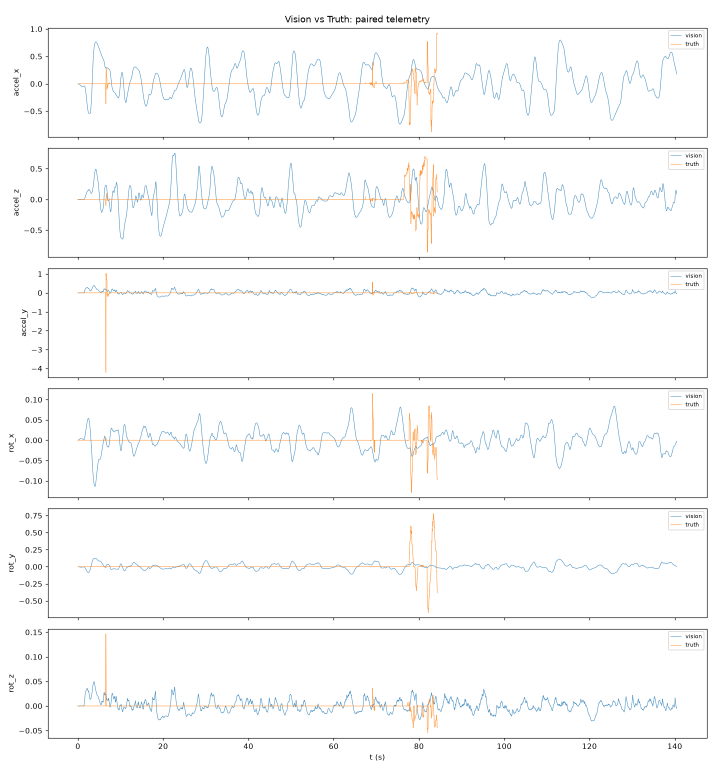
#> input picture G_chair_vision/paired_analysis.png, 1430 x 1540 px, given in place of the camera (shown at 1/2 size)
$ python benchmark.py
#> lines starting #> are read from the running program, lines starting #| are printed output that depends on the picture
### G_chair_vision/screen_telemetry.py
#!/usr/bin/env python3
"""
screen_telemetry.py — RK3566 视觉节点：游戏画面 → G_chair 25 浮点 UDP 遥测

设计要点（为什么不是"YOLO 框直接算加速度"）:
  赛车游戏镜头跟随车辆，车在画面里基本居中，车框位置/大小几乎不含加减速信息。
  真正能推算 ego-motion 的是【路面/背景光流】。YOLO(RKNN) 只做语义补充:
    - 判断是否在游戏画面（菜单/加载时抑制输出）
    - 检测前方车辆 → 距离突变产生冲击顿挫
  主链路: 光流 → 速度代理 → 差分得加速度代理 → 低通+洗出 → 6DOF → 25浮点UDP

  输出格式与 DCS_To_FlyPT_Mover.lua / G_chair_sim/udp_telemetry.py 完全一致，
  仿真端直接跑 sim_udp.py 即可，无需改动。

RK3566 部署:
  - 必须 INT8 模型 (yolov8n.rknn)，FP16 只有 3~5 FPS 不可用
  - 固定输入 320/640，后处理放 CPU
  - rknnlite 可选: 没装也能用纯光流模式跑

用法:
  # 本机自测（合成路面动画，不需要摄像头/RKNN）
  ./.venv/bin/python screen_telemetry.py --mock --ip 127.0.0.1 --duration 20

  # 板子没联网时: TCP server + 电脑 adb forward（见 README）
  python3 screen_telemetry.py --mock --transport tcp --port 4124 --hz 20

  # RK3566 实机（HDMI采集卡 /dev/video9，同网段直发 UDP）
  python3 screen_telemetry.py --source /dev/video9 --ip 10.148.82.176
"""

import argparse
import math
import os
import socket
import sys
import time

import numpy as np

# 让它输出与 G_chair_sim 完全一致的通道顺序
HERE = os.path.dirname(os.path.abspath(__file__))
sys.path.insert(0, os.path.join(HERE, '..', 'G_chair_sim'))
from config import TELEMETRY_CHANNELS

try:
    import cv2
except ImportError:
    raise ImportError('需要 opencv-python-headless: pip install opencv-python-headless')


# ============================== 可调参数 ==============================
PROC_W, PROC_H = 320, 180        # 处理分辨率（低分辨率换帧率）
ROI_TOP = 0.40                   # 只取画面下半部分（路面区域）
ROI_LEFT, ROI_RIGHT = 0.03, 0.97 # 去掉左右边缘
CAR_HALF = 0.13                  # 中间车的半宽比例：这段必须排除，否则车身晃动污染光流
LP_TAU = 0.35                    # 低通时间常数 (s)，滤掉车道线经过产生的尖峰
WASHOUT_TAU = 2.5                # 洗出时间常数 (s)，恒定速度后回中位
# 用 p75 而不是 median：GTA5 沥青几乎无纹理，median 被 0 主导（实测中位 0.003，
# p75 约 0.5~1.0）。p75 只取有纹理像素（车道线/路缘）的运动，才反映车速。
SPEED_SCALE = 1.0                # p75光流 → 速度代理 增益（在真实视频上标定）
ACCEL_CLIP = 0.8                 # 加速度代理限幅 (G)
ROT_CLIP = math.radians(8.0)     # 角速度限幅 (rad/s)


class EMA:
    """一阶低通"""
    def __init__(self, tau):
        self.tau = tau
        self.v = None

    def update(self, x, dt):
        if self.v is None:
            self.v = x
        else:
            a = dt / (self.tau + dt)
            self.v = (1 - a) * self.v + a * x
        return self.v


class Washout:
    """高通/洗出：去掉直流分量，恒速时输出回 0。体感平台必须洗出。"""
    def __init__(self, tau):
        self.tau = tau
        self.prev_x = None
        self.prev_y = 0.0

    def update(self, x, dt):
        if self.prev_x is None:
            self.prev_x = x
            return 0.0
        a = self.tau / (self.tau + dt)
        y = a * (self.prev_y + x - self.prev_x)
        self.prev_x, self.prev_y = x, y
        return y


class VisionMotion:
    """光流 + 可选 YOLO 语义 → 6DOF 运动代理"""

    def __init__(self, use_yolo=False, model_path=None, debug_dir=None,
                 fast_flow=False, proc_size=None):
        self.use_yolo = use_yolo
        self.fast_flow = fast_flow
        # 轻量光流参数（板子上 ~24FPS，默认保真用原参数）
        self.flow_params = (0.5, 2, 11, 1, 5, 1.2, 0) if fast_flow else (0.5, 3, 15, 3, 5, 1.2, 0)
        self.proc_size = proc_size or (PROC_W, PROC_H)
        self.yolo = None
        if use_yolo:
            self.yolo = YoloGate(model_path)
        self.prev_gray = None
        self.prev_t = None
        self.prev_speed = None
        # p75 光流有尖峰（车道线经过）。必须先平滑速度再差分，
        # 否则差分会把尖峰放大到限幅值，平台会剧烈抖动。
        self.speed_lp = EMA(2.0)   # 加大平滑：抹掉车道线经过的节奏，只留真实快慢变化
        self.lat_lp = EMA(0.4)
        self.accel_z_pre = EMA(0.4)   # 限幅前再平滑一次，避免尖峰顶到限幅
        self.accel_x_pre = EMA(0.4)
        self.prev_speed_smooth = None
        # ROI mask: 画面下方 + 排除中间的车 + 去掉最边缘
        h, w = self.proc_size[1], self.proc_size[0]
        self.mask = np.zeros((h, w), dtype=bool)
        self.mask[int(h * ROI_TOP):, :] = True
        cx = w // 2
        self.mask[int(h * ROI_TOP):, cx - int(w * CAR_HALF):cx + int(w * CAR_HALF)] = False
        self.mask[:, :int(w * 0.03)] = False
        self.mask[:, int(w * 0.97):] = False
        # 每个自由度: 低通 + 洗出
        self.filters = {
            k: (EMA(LP_TAU), Washout(WASHOUT_TAU))
            for k in ('accel_x', 'accel_y', 'accel_z', 'rot_x', 'rot_y', 'rot_z')
        }
        self.debug_dir = debug_dir
        if debug_dir:
            os.makedirs(debug_dir, exist_ok=True)
        self.frame_idx = 0
        self.last_raw = {}

    def _flow_features(self, gray):
        """返回 (纵向速度代理, 横向速度代理, 颠簸强度, 有效标志)。"""
        if self.prev_gray is None:
            self.prev_gray = gray.copy()
            return 0.0, 0.0, 0.0, False

        # Farneback 稠密光流（--fast 用轻量参数换帧率）
        flow = cv2.calcOpticalFlowFarneback(
            self.prev_gray, gray, None, *self.flow_params)
        self.prev_gray = gray.copy()

        fy = flow[:, :, 1][self.mask]   # 向下为正 → 前进
        fx = flow[:, :, 0][self.mask]   # 向右为正 → 横向
        mag = np.sqrt(flow[:, :, 0] ** 2 + flow[:, :, 1] ** 2)[self.mask]
        # 用 p75：只取有纹理像素的运动，避开无纹理沥青的 0 值
        v_long = float(np.percentile(fy, 75))
        v_lat = float(np.mean(fx))
        bump = float(np.percentile(mag, 75))
        return v_long, v_lat, bump, True

    def process(self, frame, t):
        proc = cv2.resize(frame, self.proc_size)
        gray = cv2.cvtColor(proc, cv2.COLOR_BGR2GRAY)
        gray = cv2.GaussianBlur(gray, (5, 5), 0)

        dt = 0.033 if self.prev_t is None else max(0.005, min(0.2, t - self.prev_t))
        self.prev_t = t

        v_long, v_lat, bump, valid = self._flow_features(gray)

        # 光流 → 速度代理 →【先平滑】→ 差分 → 加速度代理
        speed = v_long * SPEED_SCALE if valid else 0.0
        speed_s = self.speed_lp.update(speed, dt)
        lat_s = self.lat_lp.update(v_lat, dt)
        if self.prev_speed_smooth is None or not valid:
            accel_long = 0.0
        else:
            accel_long = (speed_s - self.prev_speed_smooth) / dt
        self.prev_speed_smooth = speed_s

        raw = {
            'accel_z': np.clip(self.accel_z_pre.update(accel_long, dt),
                               -ACCEL_CLIP, ACCEL_CLIP),              # 纵向 surge
            'accel_x': np.clip(self.accel_x_pre.update(lat_s * 0.8, dt),
                               -ACCEL_CLIP, ACCEL_CLIP),              # sway
            'accel_y': np.clip((bump - 2.0) * 0.08, -ACCEL_CLIP, ACCEL_CLIP),  # heave
            'rot_y':   np.clip(lat_s * 0.08, -ROT_CLIP, ROT_CLIP),    # yaw
            'rot_x':   np.clip(-lat_s * 0.05, -ROT_CLIP, ROT_CLIP),   # roll
            'rot_z':   np.clip((bump - 2.0) * 0.01, -ROT_CLIP, ROT_CLIP),  # pitch
        }

        # YOLO 语义：菜单/过场时抑制，前方车逼近时加冲击
        if self.yolo is not None:
            gate, jolt = self.yolo.analyze(proc)
            if not gate:
                raw = {k: 0.0 for k in raw}
            if jolt > 0:
                raw['accel_z'] = np.clip(raw['accel_z'] - jolt, -ACCEL_CLIP, ACCEL_CLIP)

        # 低通 + 洗出
        out = {}
        for k, (lp, hp) in self.filters.items():
            out[k] = hp.update(lp.update(raw[k], dt), dt)

        self.last_raw = raw
        self.frame_idx += 1
        if self.debug_dir and self.frame_idx % 10 == 0:
            cv2.imwrite(os.path.join(self.debug_dir, 'f%05d.jpg' % self.frame_idx), proc)
        return out, raw, speed_s, valid


class YoloGate:
    """可选 RKNN 语义门控。rknnlite 未安装时自动禁用。"""
    # [20 lines left out: functions __init__, analyze, not called in this run]


class MockCapture:
    """合成向前行驶的路面动画，用来在本机验证整条链路。"""
    # [37 lines left out: functions __init__, read, not called in this run]


def build_telemetry(m, speed, speed_lat, valid, t):
    """6DOF 代理 → 与 DCS 一致的 25 通道 dict。"""
    d = dict.fromkeys(TELEMETRY_CHANNELS, 0.0)
    d['accel_x'] = m['accel_x']
    d['accel_z'] = m['accel_z']
    d['accel_y'] = m['accel_y']
    d['rot_y'] = m['rot_y']
    d['rot_x'] = m['rot_x']
    d['rot_z'] = m['rot_z']
    d['speed_z'] = speed
    d['speed_x'] = speed_lat
    d['heading'] = 0.0
    d['time'] = t
    d['_scenario'] = '视觉' if valid else '无信号'
    d['_scenario_idx'] = -1
    return d


class TelemetrySender:
    """UDP 直发 或 TCP server（配合 adb forward，板子无网络时用）。"""

    # [144 lines left out: functions __init__, send, close, main, not called in this run]


# [2 lines that do not run on import are left out]

### G_chair_vision/benchmark.py
#!/usr/bin/env python3
"""
benchmark.py — 测量视觉节点的真实处理帧率和延迟分解。

测三段:
  1. 各阶段耗时 (读帧/缩放灰度/光流/映射+滤波)
  2. 纯算法最大吞吐 (脱离采集源，喂固定帧)
  3. 端到端延迟 (模拟采集→出UDP)

用法:
  # 本机 / RK3566 通用, 有摄像头或视频都行
  python3 benchmark.py --source /dev/video9 --frames 200
  python3 benchmark.py --mock --frames 200
"""

import argparse
import os
import sys
import time

import cv2
import numpy as np

HERE = os.path.dirname(os.path.abspath(__file__))
sys.path.insert(0, HERE)
from screen_telemetry import (VisionMotion, PROC_W, PROC_H,
                              build_telemetry, MockCapture)


def pct(a, q):
    return float(np.percentile(a, q))


def run(args):
    if args.mock:
        cap = MockCapture()
        print('源: 合成路面')
    else:
        cap = cv2.VideoCapture(args.source)
        if not cap.isOpened():
            print('无法打开 %s' % args.source)
            return
        print('源: %s' % args.source)

    proc_size = (256, 144) if args.fast else (PROC_W, PROC_H)
    motion = VisionMotion(use_yolo=args.yolo, fast_flow=args.fast,
                          proc_size=proc_size)
    print('模式: %s, 分辨率 %s' % ('FAST' if args.fast else '默认', proc_size))
    n = args.frames
    t_read, t_pre, t_flow, t_map, t_total = [], [], [], [], []
    prev = None

    for i in range(n):
        t0 = time.perf_counter()
        if args.mock:
            ok, frame = cap.read()
        else:
            ok, frame = cap.read()
        t1 = time.perf_counter()

        proc = cv2.resize(frame, motion.proc_size)
        gray = cv2.cvtColor(proc, cv2.COLOR_BGR2GRAY)
        gray = cv2.GaussianBlur(gray, (5, 5), 0)
        t2 = time.perf_counter()

        m, raw, speed, valid = motion.process(frame, i / 30.0)
        t3 = time.perf_counter()

        tele = build_telemetry(m, speed, 0.0, valid, i / 30.0)
        payload = ' '.join('%.4f' % tele[k] for k in
                           ['accel_x'] * 25)  # 占位，下面用真顺序
        t4 = time.perf_counter()

        t_read.append((t1 - t0) * 1000)
        t_pre.append((t2 - t1) * 1000)
        t_flow.append((t3 - t2) * 1000)
        t_map.append((t4 - t3) * 1000)
        t_total.append((t4 - t0) * 1000)
#> this loop made 31 passes
#> (valid, lat_s in process) on passes 2 to 10: (True, -9.95e-08), (True, -1.91e-07), (True, -2.76e-07), (True, -3.54e-07), (True, -4.27e-07), (True, -4.93e-07), (True, -5.55e-07), (True, -6.12e-07), (True, -6.64e-07)
#> (valid, speed, speed_s in process, lat_s in process) on pass 1: (False, 0, 0, 0)
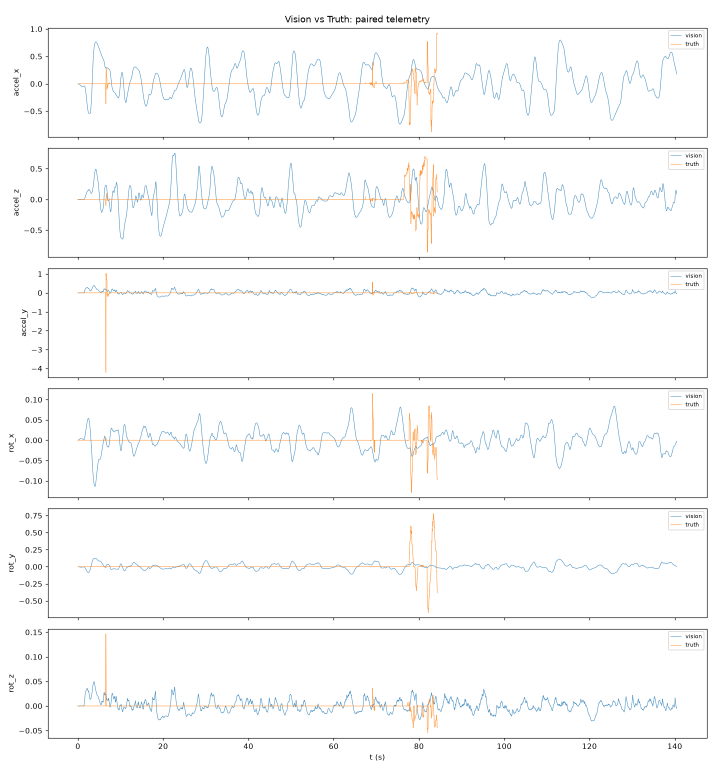
#> input picture G_chair_vision/paired_analysis.png, 1430 x 1540 px, given in place of the camera (shown at 1/2 size)
#> pass 1, in run, `proc = cv2.resize(frame, motion.proc_size)`:
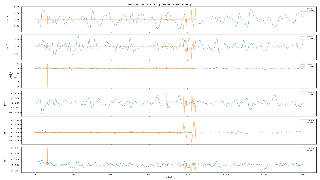
#> proc: shape (180, 320, 3); mean B, G, R 249.6, 249.9, 250
#> pass 1, in run, `gray = cv2.cvtColor(proc, cv2.COLOR_BGR2GRAY)`:
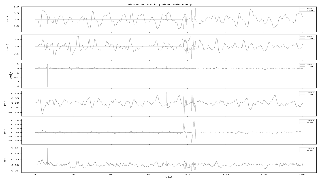
#> gray: shape (180, 320); min 0, max 255, mean 249.9
#> pass 1, in run, `gray = cv2.GaussianBlur(gray, (5, 5), 0)`:
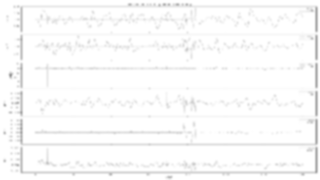
#> gray: shape (180, 320); min 154, max 255, mean 249.9
#> frame is the input picture: shape (1540, 1430, 3); mean B, G, R 250, 250, 249.7

    if not args.mock:
        cap.release()

    print('\n========== 处理耗时 (ms), %d 帧 ==========' % n)
    for name, arr in [('读帧', t_read), ('缩放+灰度', t_pre),
                      ('光流+滤波(process)', t_flow), ('映射+打包', t_map),
                      ('端到端', t_total)]:
        a = np.array(arr)
        print('  %-18s 均值 %7.2f  P50 %7.2f  P95 %7.2f  MAX %7.2f'
              % (name, a.mean(), pct(a, 50), pct(a, 95), a.max()))
    fps = 1000.0 / np.mean(t_total)
    print('\n  纯处理吞吐: %.1f FPS (理论上限)' % fps)
    print('  其中光流占比: %.1f%%' % (100 * np.mean(t_flow) / np.mean(t_total)))


def bench_pure(args):
    """脱离采集源，纯算法最大吞吐。"""
    sys.path.insert(0, os.path.join(HERE, '..', 'G_chair_sim'))
    from config import TELEMETRY_CHANNELS
    motion = VisionMotion()
    frame = np.random.randint(0, 255, (PROC_H, PROC_W, 3), dtype=np.uint8)
    n = args.frames
    dt = []
    for i in range(n):
        t = time.perf_counter()
        m, raw, speed, valid = motion.process(frame, i / 30.0)
        tele = build_telemetry(m, speed, 0.0, valid, i / 30.0)
        payload = ' '.join('%.4f' % tele[k] for k in TELEMETRY_CHANNELS)
        dt.append((time.perf_counter() - t) * 1000)
    a = np.array(dt)
    print('\n========== 纯算法吞吐 (随机帧, %d 次) ==========' % n)
    print('  均值 %.2f ms  P50 %.2f  P95 %.2f  MAX %.2f'
          % (a.mean(), pct(a, 50), pct(a, 95), a.max()))
    print('  理论上限 %.1f FPS' % (1000.0 / a.mean()))


if __name__ == '__main__':
    ap = argparse.ArgumentParser()
    ap.add_argument('--source', default='/dev/video9')
    ap.add_argument('--mock', action='store_true')
    ap.add_argument('--frames', type=int, default=200)
    ap.add_argument('--yolo', action='store_true')
    ap.add_argument('--fast', action='store_true', help='轻量光流(256x144, levels2/win11/it1)')
    ap.add_argument('--pure', action='store_true', help='只测纯算法吞吐')
    args = ap.parse_args()
    if args.pure:
        bench_pure(args)
    else:
        run(args)

$ run again, on G_chair_vision/video_flow.png
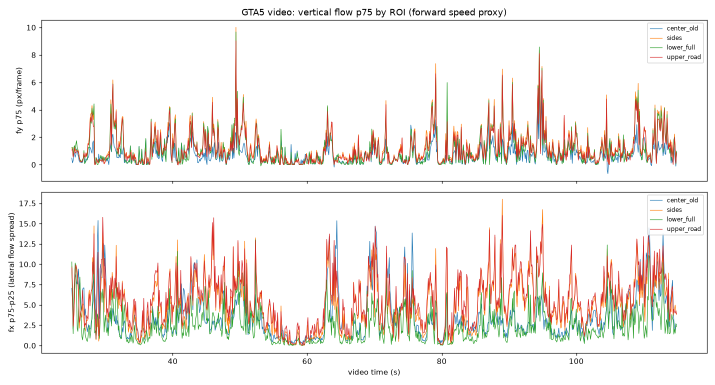
#> input picture G_chair_vision/video_flow.png, 1430 x 770 px, given in place of the camera (shown at 1/2 size)
#> the loop in run, `for i in range(n):` made 31 passes
#> (valid, lat_s in process) on passes 2 to 6: (True, -3.47e-07), (True, -6.68e-07), (True, -9.64e-07), (True, -1.24e-06), (True, -1.49e-06)
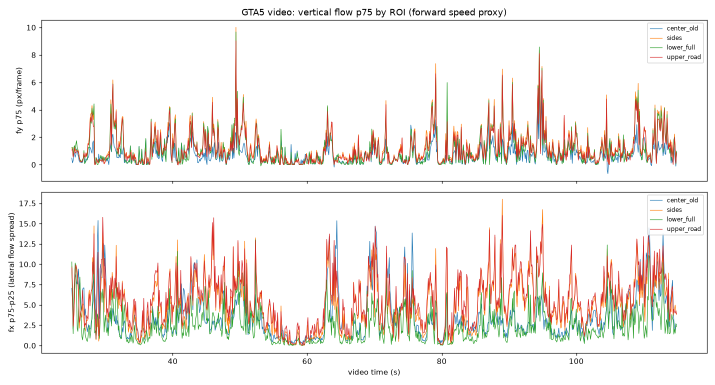
#> input picture G_chair_vision/video_flow.png, 1430 x 770 px, given in place of the camera (shown at 1/2 size)
#> pass 1, in run, `proc = cv2.resize(frame, motion.proc_size)`:
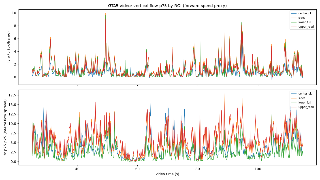
#> proc: shape (180, 320, 3); mean B, G, R 233.5, 237.1, 241.9
#> pass 1, in run, `gray = cv2.GaussianBlur(gray, (5, 5), 0)`:
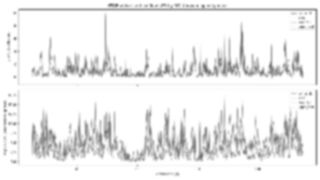
#> gray: shape (180, 320); min 112, max 255, mean 238.1
#> in run, frame is the input picture: shape (770, 1430, 3); mean B, G, R 233.6, 237.3, 242.3
